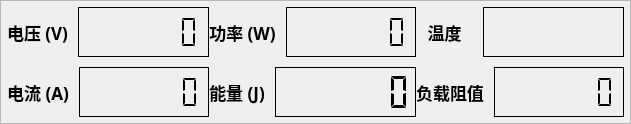
    <widget class="QFrame" name="frameLcd">
     <property name="font">
      <font>
       <family>Sarasa Fixed SC SemiBold</family>
      </font>
     </property>
     <property name="frameShape">
      <enum>QFrame::StyledPanel</enum>
     </property>
     <property name="frameShadow">
      <enum>QFrame::Plain</enum>
     </property>
     <property name="lineWidth">
      <number>2</number>
     </property>
     <layout class="QVBoxLayout" name="verticalLayout_19">
      <property name="leftMargin">
       <number>6</number>
      </property>
      <property name="topMargin">
       <number>6</number>
      </property>
      <property name="rightMargin">
       <number>6</number>
      </property>
      <property name="bottomMargin">
       <number>6</number>
      </property>
      <item>
       <layout class="QHBoxLayout" name="horizontalLayout_7" stretch="1,1,1">
        <property name="spacing">
         <number>0</number>
        </property>
        <item>
         <layout class="QVBoxLayout" name="verticalLayout">
          <property name="spacing">
           <number>10</number>
          </property>
          <item>
           <layout class="QHBoxLayout" name="horizontalLayout" stretch="2,5">
            <item>
             <widget class="QLabel" name="label">
              <property name="minimumSize">
               <size>
                <width>0</width>
                <height>50</height>
               </size>
              </property>
              <property name="font">
               <font>
                <family>Sarasa Fixed SC SemiBold</family>
                <pointsize>13</pointsize>
                <bold>true</bold>
               </font>
              </property>
              <property name="text">
               <string>电压 (V)</string>
              </property>
              <property name="scaledContents">
               <bool>false</bool>
              </property>
              <property name="alignment">
               <set>Qt::AlignCenter</set>
              </property>
              <property name="margin">
               <number>6</number>
              </property>
             </widget>
            </item>
            <item>
             <widget class="QLCDNumber" name="lcdVoltage">
              <property name="enabled">
               <bool>true</bool>
              </property>
              <property name="sizePolicy">
               <sizepolicy hsizetype="Preferred" vsizetype="Minimum">
                <horstretch>0</horstretch>
                <verstretch>0</verstretch>
               </sizepolicy>
              </property>
              <property name="minimumSize">
               <size>
                <width>130</width>
                <height>0</height>
               </size>
              </property>
              <property name="maximumSize">
               <size>
                <width>280</width>
                <height>16777215</height>
               </size>
              </property>
              <property name="font">
               <font>
                <family>Sarasa Fixed SC SemiBold</family>
                <bold>false</bold>
               </font>
              </property>
              <property name="frameShape">
               <enum>QFrame::Box</enum>
              </property>
              <property name="frameShadow">
               <enum>QFrame::Plain</enum>
              </property>
              <property name="smallDecimalPoint">
               <bool>true</bool>
              </property>
              <property name="digitCount">
               <number>6</number>
              </property>
              <property name="mode">
               <enum>QLCDNumber::Dec</enum>
              </property>
              <property name="segmentStyle">
               <enum>QLCDNumber::Flat</enum>
              </property>
              <property name="value" stdset="0">
               <double>0.000000000000000</double>
              </property>
              <property name="intValue" stdset="0">
               <number>0</number>
              </property>
             </widget>
            </item>
           </layout>
          </item>
          <item>
           <layout class="QHBoxLayout" name="horizontalLayout_2" stretch="2,5">
            <item>
             <widget class="QLabel" name="label_2">
              <property name="minimumSize">
               <size>
                <width>0</width>
                <height>50</height>
               </size>
              </property>
              <property name="font">
               <font>
                <family>Sarasa Fixed SC SemiBold</family>
                <pointsize>13</pointsize>
                <bold>true</bold>
               </font>
              </property>
              <property name="text">
               <string>电流 (A)</string>
              </property>
              <property name="scaledContents">
               <bool>false</bool>
              </property>
              <property name="alignment">
               <set>Qt::AlignCenter</set>
              </property>
              <property name="margin">
               <number>6</number>
              </property>
             </widget>
            </item>
            <item>
             <widget class="QLCDNumber" name="lcdCurrent">
              <property name="sizePolicy">
               <sizepolicy hsizetype="Preferred" vsizetype="Minimum">
                <horstretch>0</horstretch>
                <verstretch>0</verstretch>
               </sizepolicy>
              </property>
              <property name="minimumSize">
               <size>
                <width>130</width>
                <height>0</height>
               </size>
              </property>
              <property name="maximumSize">
               <size>
                <width>280</width>
                <height>16777215</height>
               </size>
              </property>
              <property name="font">
               <font>
                <family>Sarasa Fixed SC SemiBold</family>
               </font>
              </property>
              <property name="frameShape">
               <enum>QFrame::Box</enum>
              </property>
              <property name="frameShadow">
               <enum>QFrame::Plain</enum>
              </property>
              <property name="smallDecimalPoint">
               <bool>true</bool>
              </property>
              <property name="digitCount">
               <number>6</number>
              </property>
              <property name="segmentStyle">
               <enum>QLCDNumber::Flat</enum>
              </property>
              <property name="value" stdset="0">
               <double>0.000000000000000</double>
              </property>
              <property name="intValue" stdset="0">
               <number>0</number>
              </property>
             </widget>
            </item>
           </layout>
          </item>
         </layout>
        </item>
        <item>
         <layout class="QVBoxLayout" name="verticalLayout_2">
          <property name="spacing">
           <number>10</number>
          </property>
          <item>
           <layout class="QHBoxLayout" name="horizontalLayout_3" stretch="2,5">
            <item>
             <widget class="QLabel" name="label_3">
              <property name="font">
               <font>
                <family>Sarasa Fixed SC SemiBold</family>
                <pointsize>13</pointsize>
                <bold>true</bold>
               </font>
              </property>
              <property name="text">
               <string>功率 (W)</string>
              </property>
              <property name="scaledContents">
               <bool>false</bool>
              </property>
              <property name="alignment">
               <set>Qt::AlignCenter</set>
              </property>
              <property name="margin">
               <number>6</number>
              </property>
             </widget>
            </item>
            <item>
             <widget class="QLCDNumber" name="lcdPower">
              <property name="sizePolicy">
               <sizepolicy hsizetype="Preferred" vsizetype="Minimum">
                <horstretch>0</horstretch>
                <verstretch>0</verstretch>
               </sizepolicy>
              </property>
              <property name="minimumSize">
               <size>
                <width>130</width>
                <height>0</height>
               </size>
              </property>
              <property name="maximumSize">
               <size>
                <width>280</width>
                <height>16777215</height>
               </size>
              </property>
              <property name="font">
               <font>
                <family>Sarasa Fixed SC SemiBold</family>
               </font>
              </property>
              <property name="frameShape">
               <enum>QFrame::Box</enum>
              </property>
              <property name="frameShadow">
               <enum>QFrame::Plain</enum>
              </property>
              <property name="smallDecimalPoint">
               <bool>true</bool>
              </property>
              <property name="digitCount">
               <number>6</number>
              </property>
              <property name="segmentStyle">
               <enum>QLCDNumber::Flat</enum>
              </property>
              <property name="value" stdset="0">
               <double>0.000000000000000</double>
              </property>
              <property name="intValue" stdset="0">
               <number>0</number>
              </property>
             </widget>
            </item>
           </layout>
          </item>
          <item>
           <layout class="QHBoxLayout" name="horizontalLayout_4" stretch="2,5">
            <item>
             <widget class="QLabel" name="label_4">
              <property name="font">
               <font>
                <family>Sarasa Fixed SC SemiBold</family>
                <pointsize>13</pointsize>
                <bold>true</bold>
               </font>
              </property>
              <property name="text">
               <string>能量 (J)</string>
              </property>
              <property name="scaledContents">
               <bool>false</bool>
              </property>
              <property name="alignment">
               <set>Qt::AlignCenter</set>
              </property>
              <property name="margin">
               <number>6</number>
              </property>
              <property name="indent">
               <number>-1</number>
              </property>
             </widget>
            </item>
            <item>
             <widget class="QLCDNumber" name="lcdEnerge">
              <property name="sizePolicy">
               <sizepolicy hsizetype="Preferred" vsizetype="Minimum">
                <horstretch>0</horstretch>
                <verstretch>0</verstretch>
               </sizepolicy>
              </property>
              <property name="minimumSize">
               <size>
                <width>130</width>
                <height>0</height>
               </size>
              </property>
              <property name="maximumSize">
               <size>
                <width>280</width>
                <height>16777215</height>
               </size>
              </property>
              <property name="font">
               <font>
                <family>Sarasa Fixed SC SemiBold</family>
               </font>
              </property>
              <property name="frameShape">
               <enum>QFrame::Box</enum>
              </property>
              <property name="frameShadow">
               <enum>QFrame::Plain</enum>
              </property>
              <property name="smallDecimalPoint">
               <bool>true</bool>
              </property>
              <property name="digitCount">
               <number>6</number>
              </property>
              <property name="segmentStyle">
               <enum>QLCDNumber::Flat</enum>
              </property>
              <property name="value" stdset="0">
               <double>0.000000000000000</double>
              </property>
              <property name="intValue" stdset="0">
               <number>0</number>
              </property>
             </widget>
            </item>
           </layout>
          </item>
         </layout>
        </item>
        <item>
         <layout class="QVBoxLayout" name="verticalLayout_3">
          <property name="spacing">
           <number>10</number>
          </property>
          <item>
           <layout class="QHBoxLayout" name="horizontalLayout_5" stretch="2,5">
            <item>
             <widget class="QLabel" name="label_5">
              <property name="font">
               <font>
                <family>Sarasa Fixed SC SemiBold</family>
                <pointsize>13</pointsize>
                <bold>true</bold>
               </font>
              </property>
              <property name="text">
               <string>温度</string>
              </property>
              <property name="scaledContents">
               <bool>false</bool>
              </property>
              <property name="alignment">
               <set>Qt::AlignCenter</set>
              </property>
              <property name="margin">
               <number>6</number>
              </property>
             </widget>
            </item>
            <item>
             <widget class="QLabel" name="labelTemperature">
              <property name="sizePolicy">
               <sizepolicy hsizetype="Preferred" vsizetype="Minimum">
                <horstretch>0</horstretch>
                <verstretch>0</verstretch>
               </sizepolicy>
              </property>
              <property name="minimumSize">
               <size>
                <width>130</width>
                <height>0</height>
               </size>
              </property>
              <property name="maximumSize">
               <size>
                <width>280</width>
                <height>16777215</height>
               </size>
              </property>
              <property name="font">
               <font>
                <family>Sarasa Fixed SC SemiBold</family>
                <pointsize>20</pointsize>
                <bold>true</bold>
               </font>
              </property>
              <property name="frameShape">
               <enum>QFrame::Box</enum>
              </property>
              <property name="frameShadow">
               <enum>QFrame::Plain</enum>
              </property>
              <property name="text">
               <string/>
              </property>
              <property name="alignment">
               <set>Qt::AlignCenter</set>
              </property>
             </widget>
            </item>
           </layout>
          </item>
          <item>
           <layout class="QHBoxLayout" name="horizontalLayout_6" stretch="2,5">
            <item>
             <widget class="QLabel" name="label_6">
              <property name="font">
               <font>
                <family>Sarasa Fixed SC SemiBold</family>
                <pointsize>13</pointsize>
                <bold>true</bold>
               </font>
              </property>
              <property name="text">
               <string>负载阻值</string>
              </property>
              <property name="scaledContents">
               <bool>false</bool>
              </property>
              <property name="alignment">
               <set>Qt::AlignCenter</set>
              </property>
              <property name="margin">
               <number>6</number>
              </property>
             </widget>
            </item>
            <item>
             <widget class="QLCDNumber" name="lcdResistance">
              <property name="sizePolicy">
               <sizepolicy hsizetype="Preferred" vsizetype="Minimum">
                <horstretch>0</horstretch>
                <verstretch>0</verstretch>
               </sizepolicy>
              </property>
              <property name="minimumSize">
               <size>
                <width>130</width>
                <height>0</height>
               </size>
              </property>
              <property name="maximumSize">
               <size>
                <width>280</width>
                <height>16777215</height>
               </size>
              </property>
              <property name="font">
               <font>
                <family>Sarasa Fixed SC SemiBold</family>
               </font>
              </property>
              <property name="frameShape">
               <enum>QFrame::Box</enum>
              </property>
              <property name="frameShadow">
               <enum>QFrame::Plain</enum>
              </property>
              <property name="smallDecimalPoint">
               <bool>true</bool>
              </property>
              <property name="digitCount">
               <number>6</number>
              </property>
              <property name="segmentStyle">
               <enum>QLCDNumber::Flat</enum>
              </property>
              <property name="value" stdset="0">
               <double>0.000000000000000</double>
              </property>
              <property name="intValue" stdset="0">
               <number>0</number>
              </property>
             </widget>
            </item>
           </layout>
          </item>
         </layout>
        </item>
       </layout>
      </item>
     </layout>
    </widget>
